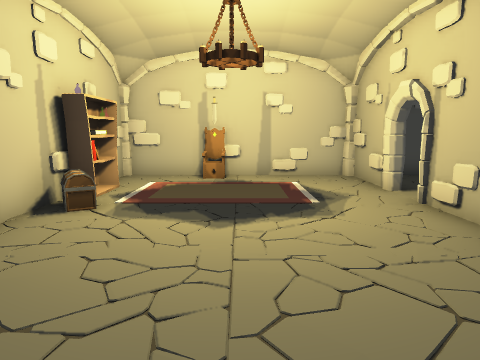
view 1 (above)

16 first-person views from a walk through a Unity game level. The camera is 1.5 m above the floor, tilts 8° down and sees 70° across. Doors are open. The floor is counted in squares, 1 m on a side. Each view is taken from the middle of a square. On the plan, view 1 faces up. The plan holds only what a view shows up to about 16 squares ahead; the rest is blank. The player character is not drawn. Some animated figures are not drawn.

view 2
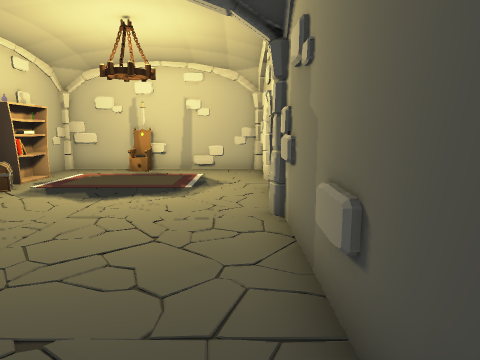

view 3
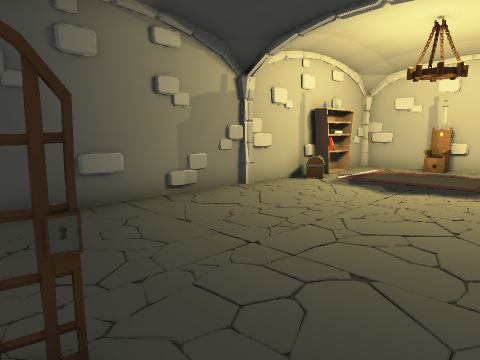

view 4
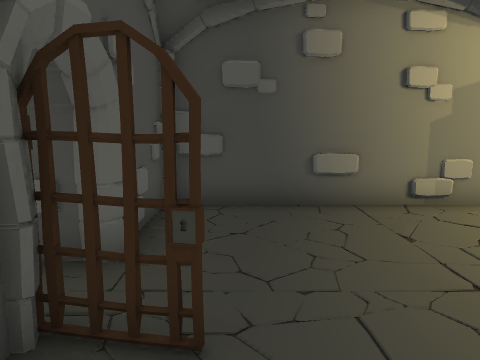

view 5
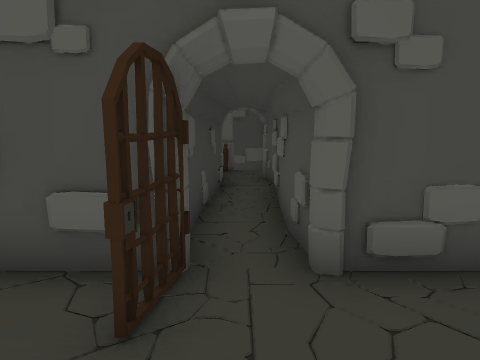

view 6
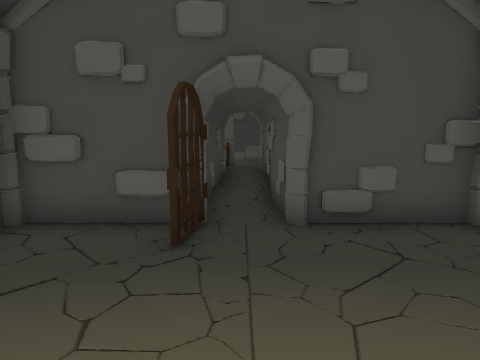

view 7
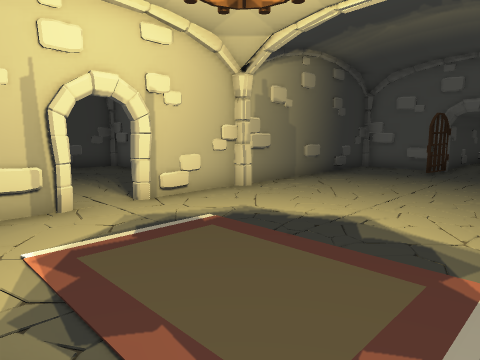

view 8
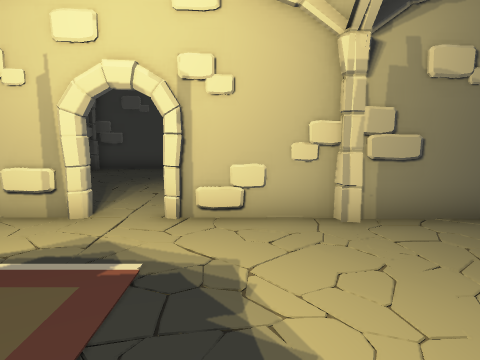

view 9
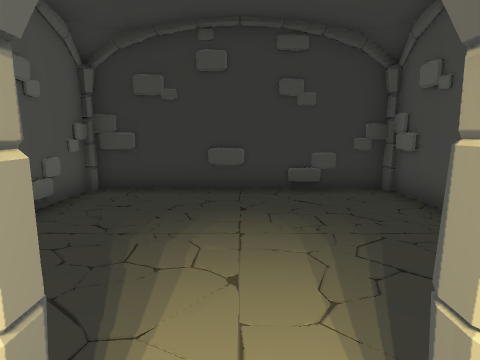

view 10
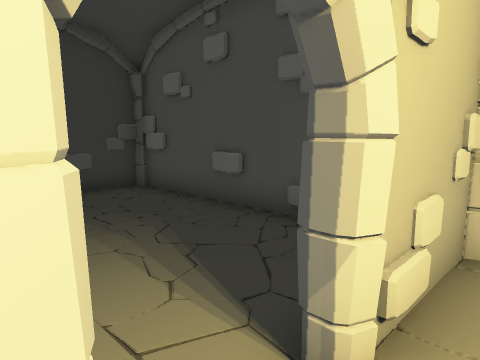

view 11
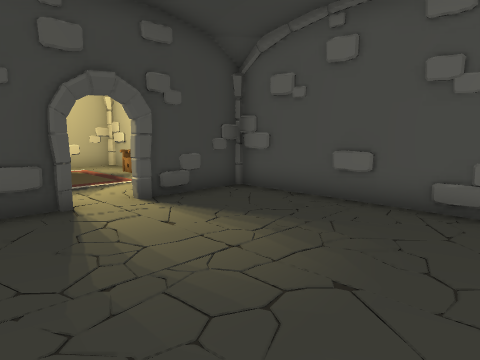

view 12
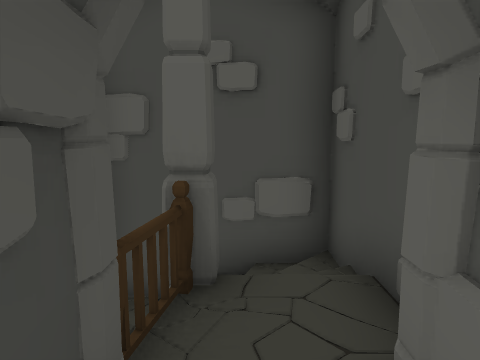

view 13
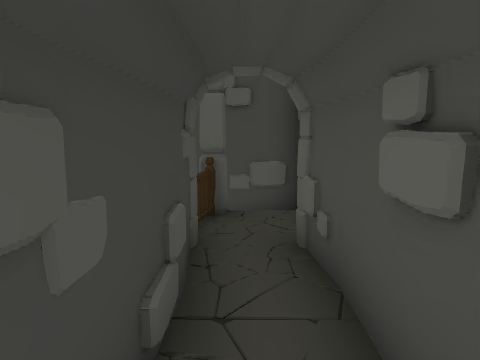

view 14
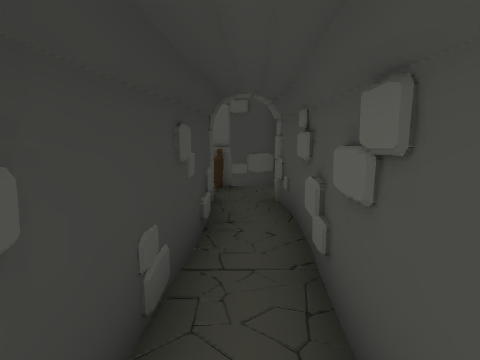

view 15
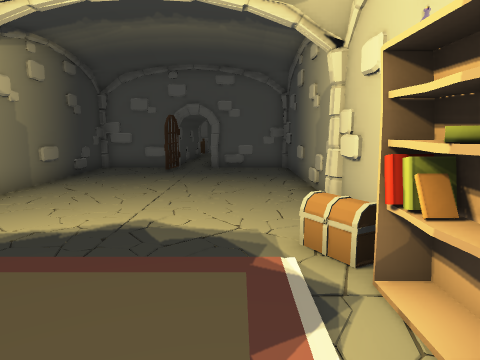

view 16
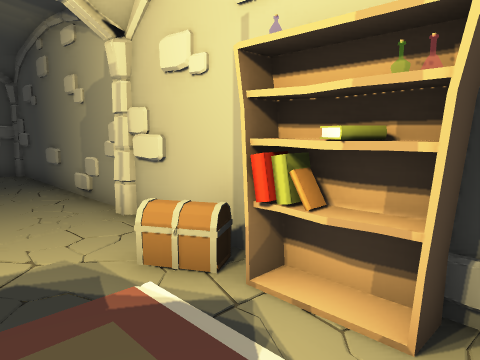

### Floor plan
Key: @ floor where view 1 was taken; # wall or solid block; . floor; D open door; = window, fence, low wall or low ledge; v drop or lower ground; T throne; C carpet; B books; S shelf; H chest; O other object.
Columns run from 4 left of view 1 to 12 right of it. Each row starts with its distance up from view 1.
 12 ###T#############
 11 #..T....#.......#
 10 #.....C.#.......#
  9 BB    ..#.......#
  8 SB    ..D.......#
  7 #H......#.......#
  6 #H......#.......#
  5 #.......# ......#
  4 #.......#########
  3 #.......#
  2 #.......#
  1 #.......#
  0 #...@...#
 -1 #.......#
 -2 #....O..#
 -3 #....O..#
 -4 OOO#. OOO
 -5    #.#
 -6    #.#
 -7    #.D
 -8    #.#
 -9    #.#
-10    #.#
-11    #.#
-12   ##.=
-13   #..v
-14   ###vv
-15    ####

Positions as (right, up) in squares from view 1, and headings:
1: (0, 0), facing up
2: (3, -2), facing up
3: (3, -3), facing up-left
4: (3, -2), facing left
5: (0, 0), facing down
6: (0, 2), facing down
7: (-3, 11), facing down-right
8: (-2, 6), facing right
9: (3, 8), facing right
10: (3, 9), facing down-right
11: (11, 5), facing up-left
12: (0, -10), facing down
13: (0, -7), facing down
14: (0, -4), facing down
15: (-2, 11), facing down
16: (-1, 10), facing down-left
